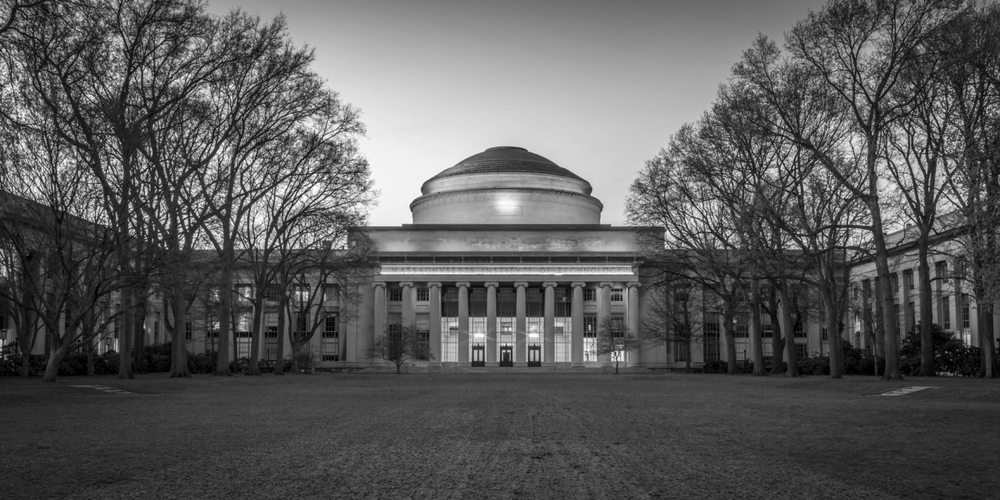
#> input picture 游乐场/Classic/PL/Python/Python_mit6_100l_f22/mit6_100l_f22_ps5_code/1_ps5/hidden1.bmp, 1000 x 500 px, shrunk from 2000 x 1000 before the run
$ python ps5.py
#> lines starting #> are read from the running program, lines starting #| are printed output that depends on the picture
"""
# Problem Set 5
# Name:
# Collaborators:
"""

from PIL import Image, ImageFont, ImageDraw
import numpy


# [126 lines left out: functions make_matrix, matrix_multiply, img_to_pix, pix_to_img, filter, not called in this run]


##### PART 1 end

##### PART 2 start

def extract_end_bits(num_end_bits, pixel):
    """
    Extracts the last num_end_bits of each value of a given pixel.

    example for BW pixel:
        num_end_bits = 5
        pixel = 214

        214 in binary is 11010110.
        The last 5 bits of 11010110 are 10110.
                              ^^^^^
        The integer representation of 10110 is 22, so we return 22.

    example for RBG pixel:
        num_end_bits = 2
        pixel = (214, 17, 8)

        last 3 bits of 214 = 110 --> 6
        last 3 bits of 17 = 001 --> 1
        last 3 bits of 8 = 000 --> 0

        so we return (6,1,0)

    Inputs:
        num_end_bits: the number of end bits to extract
        pixel: an integer between 0 and 255, or a tuple of RGB values between 0 and 255

    Returns:
        The num_end_bits of pixel, as an integer (BW) or tuple of integers (RGB).
    """
#> in reveal_image, im is the input picture: PIL image 1000x500 L; min 0, max 255, mean 90.9
    t = 2**num_end_bits
    # 对于黑白图像的列表
    if type(pixel) == int:
        return pixel % t
    # 对于彩色图像的列表元祖
    else:
        return (pixel[0] % t, pixel[1] % t, pixel[2] % t)


def reveal_bw_image(filename):
    """
    Extracts the single LSB for each pixel in the BW input image.
    Inputs:
        filename: string, input BW file to be processed
    Returns:
        result: an Image object containing the hidden image
    """
#> called with filename = 'hidden1.bmp'
    # 打开文件得到img对象数据
    op_img = Image.open(filename)
    pixel_list = list(op_img.getdata())
#> pixel_list = 500000 items
    # 提取黑白文件的最低有效位
    res_pix_list = [extract_end_bits(1, pix) for pix in pixel_list]
#> res_pix_list = 500000 items
    # 将最低有效位的1与0转为差异更明显的数字255与0
    res_pix_list = [255 if e == 1 else 0 for e in res_pix_list]
    # 创建空img对象并填充
    res_img = Image.new("L", op_img.size)
#> res_img: PIL image 1000x500 L; every value is 0
    res_img.putdata(res_pix_list)
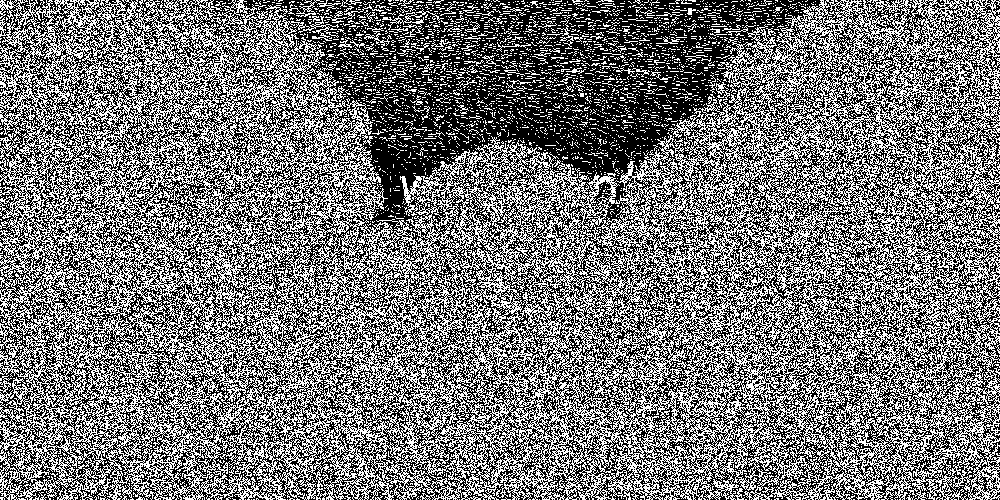
#> res_img: PIL image 1000x500 L; 46.4% white in thin lines or dots
#> call 2 of reveal_image, with filename = 'hidden2.bmp'
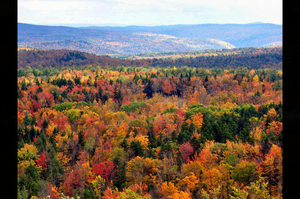
#> input picture 游乐场/Classic/PL/Python/Python_mit6_100l_f22/mit6_100l_f22_ps5_code/1_ps5/hidden2.bmp, 300 x 199 px, shrunk from 600 x 398 before the run
#> in reveal_image, im is the input picture: PIL image 300x199 RGB; mean R, G, B 117.7, 100.7, 87.2
    return res_img

def reveal_color_image(filename):
    """
    Extracts the 3 LSBs for each pixel in the RGB input image.
    Inputs:
        filename: string, input RGB file to be processed
    Returns:
        result: an Image object containing the hidden image
    """
#> called with filename = 'hidden2.bmp'
    # 打开文件得到img对象数据
    op_img = Image.open(filename)
    pixel_list = list(op_img.getdata())
#> pixel_list = 59700 items
    # 提取彩色文件的3个最低有效位
    res_pix_list = [extract_end_bits(3, pixels) for pixels in pixel_list]
#> res_pix_list = 59700 items
    # 3个最低有效位的范围为0～7，将值* (255/7),再转回整数元祖
    div_n = 255/7
    res_pix_list = [(int(pixs[0] * div_n), int(pixs[1] * div_n), int(pixs[2] * div_n))
                    for pixs in res_pix_list]
    # 创建空img对象并填充
    res_img = Image.new("RGB", op_img.size)
#> res_img: PIL image 300x199 RGB; every value is 0
    res_img.putdata(res_pix_list)
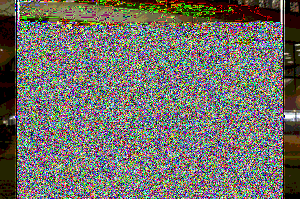
#> res_img: PIL image 300x199 RGB; mean R, G, B 114.5, 112.2, 104.9
    return res_img


def reveal_image(filename):
    """
    Extracts the single LSB (for a BW image) or the 3 LSBs (for a
    color image) for each pixel in the input image. Hint: you can
    use a function to determine the mode of the input image (BW or
    RGB) and then use this mode to determine how to process the image.
    Inputs:
        filename: string, input BW or RGB file to be processed
    Returns:
        result: an Image object containing the hidden image
    """
    im = Image.open(filename)
    if im.mode == '1' or im.mode == 'L':
        return(reveal_bw_image(filename))
    elif im.mode == 'RGB':
        return(reveal_color_image(filename))
    else:
        raise Exception("Invalid mode %s" % im.mode)


# [17 lines left out: function draw_kerb, not called in this run]


def main():
    # [16 lines of commented-out code are left out]
    print(extract_end_bits(1, 13)) # get one LSB -> return 1
    print(extract_end_bits(2, 13)) # get two LSBs -> return 1
    print(extract_end_bits(3, 13)) # get three LSBs -> return 5
    #
    im = reveal_image('hidden1.bmp')
    im.save("im_hidden1.png")

    im2 = reveal_image('hidden2.bmp')
    im2.save("im_hidden2.png")


if __name__ == '__main__':
    main()
